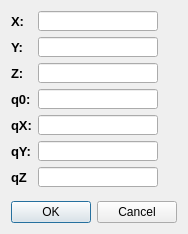
<?xml version="1.0" encoding="UTF-8"?>
<ui version="4.0">
 <class>XfrmDialog</class>
 <widget class="QDialog" name="XfrmDialog">
  <property name="geometry">
   <rect>
    <x>0</x>
    <y>0</y>
    <width>184</width>
    <height>234</height>
   </rect>
  </property>
  <property name="windowTitle">
   <string>Dialog</string>
  </property>
  <property name="windowIcon">
   <iconset>
    <normaloff>Sphere2.ico</normaloff>Sphere2.ico</iconset>
  </property>
  <layout class="QGridLayout" name="gridLayout">
   <item row="0" column="0">
    <layout class="QVBoxLayout" name="verticalLayout_2">
     <item>
      <layout class="QHBoxLayout" name="horizontalLayout">
       <item>
        <layout class="QFormLayout" name="formLayout">
         <item row="0" column="0">
          <widget class="QLabel" name="xLabel">
           <property name="font">
            <font>
             <pointsize>10</pointsize>
             <weight>75</weight>
             <bold>true</bold>
            </font>
           </property>
           <property name="text">
            <string>X:</string>
           </property>
          </widget>
         </item>
         <item row="0" column="1">
          <widget class="QLineEdit" name="xLineEdit">
           <property name="minimumSize">
            <size>
             <width>120</width>
             <height>20</height>
            </size>
           </property>
           <property name="maximumSize">
            <size>
             <width>120</width>
             <height>20</height>
            </size>
           </property>
          </widget>
         </item>
         <item row="1" column="0">
          <widget class="QLabel" name="yLabel">
           <property name="font">
            <font>
             <pointsize>10</pointsize>
             <weight>75</weight>
             <bold>true</bold>
            </font>
           </property>
           <property name="text">
            <string>Y:</string>
           </property>
          </widget>
         </item>
         <item row="1" column="1">
          <widget class="QLineEdit" name="yLineEdit">
           <property name="minimumSize">
            <size>
             <width>120</width>
             <height>20</height>
            </size>
           </property>
           <property name="maximumSize">
            <size>
             <width>120</width>
             <height>20</height>
            </size>
           </property>
          </widget>
         </item>
         <item row="2" column="0">
          <widget class="QLabel" name="zLabel">
           <property name="font">
            <font>
             <pointsize>10</pointsize>
             <weight>75</weight>
             <bold>true</bold>
            </font>
           </property>
           <property name="text">
            <string>Z:</string>
           </property>
          </widget>
         </item>
         <item row="2" column="1">
          <widget class="QLineEdit" name="zLineEdit">
           <property name="minimumSize">
            <size>
             <width>120</width>
             <height>20</height>
            </size>
           </property>
           <property name="maximumSize">
            <size>
             <width>120</width>
             <height>20</height>
            </size>
           </property>
          </widget>
         </item>
         <item row="3" column="0">
          <widget class="QLabel" name="q0Label">
           <property name="font">
            <font>
             <pointsize>10</pointsize>
             <weight>75</weight>
             <bold>true</bold>
            </font>
           </property>
           <property name="text">
            <string>q0:</string>
           </property>
          </widget>
         </item>
         <item row="3" column="1">
          <widget class="QLineEdit" name="q0LineEdit">
           <property name="minimumSize">
            <size>
             <width>120</width>
             <height>20</height>
            </size>
           </property>
           <property name="maximumSize">
            <size>
             <width>120</width>
             <height>20</height>
            </size>
           </property>
          </widget>
         </item>
         <item row="4" column="0">
          <widget class="QLabel" name="qXLabel">
           <property name="font">
            <font>
             <pointsize>10</pointsize>
             <weight>75</weight>
             <bold>true</bold>
            </font>
           </property>
           <property name="text">
            <string>qX:</string>
           </property>
          </widget>
         </item>
         <item row="4" column="1">
          <widget class="QLineEdit" name="qXLineEdit">
           <property name="minimumSize">
            <size>
             <width>120</width>
             <height>20</height>
            </size>
           </property>
           <property name="maximumSize">
            <size>
             <width>120</width>
             <height>20</height>
            </size>
           </property>
          </widget>
         </item>
         <item row="5" column="0">
          <widget class="QLabel" name="qYLabel">
           <property name="font">
            <font>
             <pointsize>10</pointsize>
             <weight>75</weight>
             <bold>true</bold>
            </font>
           </property>
           <property name="text">
            <string>qY:</string>
           </property>
          </widget>
         </item>
         <item row="5" column="1">
          <widget class="QLineEdit" name="qYLineEdit">
           <property name="minimumSize">
            <size>
             <width>120</width>
             <height>20</height>
            </size>
           </property>
           <property name="maximumSize">
            <size>
             <width>120</width>
             <height>20</height>
            </size>
           </property>
          </widget>
         </item>
         <item row="6" column="0">
          <widget class="QLabel" name="qZLabelZ">
           <property name="font">
            <font>
             <pointsize>10</pointsize>
             <weight>75</weight>
             <bold>true</bold>
            </font>
           </property>
           <property name="text">
            <string>qZ</string>
           </property>
          </widget>
         </item>
         <item row="6" column="1">
          <widget class="QLineEdit" name="qZLineEdit">
           <property name="minimumSize">
            <size>
             <width>120</width>
             <height>20</height>
            </size>
           </property>
           <property name="maximumSize">
            <size>
             <width>120</width>
             <height>20</height>
            </size>
           </property>
          </widget>
         </item>
        </layout>
       </item>
      </layout>
     </item>
     <item>
      <widget class="QDialogButtonBox" name="buttonBox">
       <property name="orientation">
        <enum>Qt::Horizontal</enum>
       </property>
       <property name="standardButtons">
        <set>QDialogButtonBox::Cancel|QDialogButtonBox::Ok</set>
       </property>
      </widget>
     </item>
    </layout>
   </item>
  </layout>
 </widget>
 <resources/>
 <connections>
  <connection>
   <sender>buttonBox</sender>
   <signal>accepted()</signal>
   <receiver>XfrmDialog</receiver>
   <slot>accept()</slot>
   <hints>
    <hint type="sourcelabel">
     <x>248</x>
     <y>254</y>
    </hint>
    <hint type="destinationlabel">
     <x>157</x>
     <y>274</y>
    </hint>
   </hints>
  </connection>
  <connection>
   <sender>buttonBox</sender>
   <signal>rejected()</signal>
   <receiver>XfrmDialog</receiver>
   <slot>reject()</slot>
   <hints>
    <hint type="sourcelabel">
     <x>316</x>
     <y>260</y>
    </hint>
    <hint type="destinationlabel">
     <x>286</x>
     <y>274</y>
    </hint>
   </hints>
  </connection>
 </connections>
</ui>
